Frame 1 (no input): blank canvas, image omitted
Frame 60 (the mouse pressed at the canvas centre just before this capture): blank canvas, image omitted
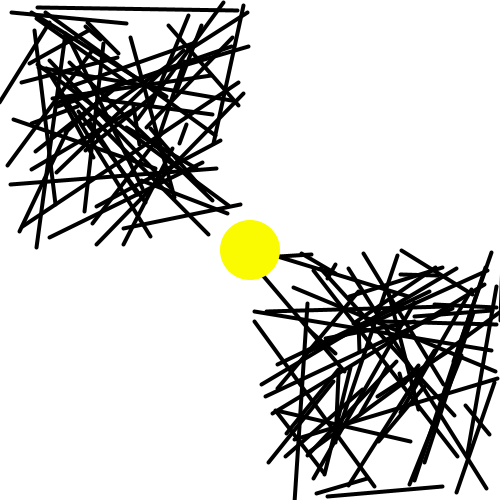
Frame 120 (the mouse held since frame 60 and released just before this capture)

The Processing sketch whose frames 1 and 60 were blank and that drew this single picture after the mouse press (run headless with seeded random() and noise(); from frame 60 on, the mouse is pressed at the canvas centre):

// Processing sketch: processing_53481
// ── processing_53481.pde

float value = 0;
int time = 2;
int prex = 0;
int prey = 0;

void setup() {
background(255);
size(500, 500);
smooth();
}
void draw() {

  if(keyPressed == true) {
     if(key == ' ') {
      setup();
     } 
    }  
  
  fill(mouseX, mouseY, value);
  
  noStroke();
  
  if(mousePressed == true){
    
    time = time + 1;
    
     if(time >= 150) {
      time = time - 1;
    }
    
    if((time % 2) > 0) {
      prex = mouseX;
      prey = mouseY;
    }
    
    ellipse(mouseX, mouseY, time, time);
    stroke(0);
    strokeWeight(4);
    line((prex + random(255)), (prey + random(255)), (mouseX + random(255)), (mouseY + random(255)));
    stroke(0);
    strokeWeight(4);
    line((prex - random(255)), (prey - random(255)), (mouseX - random(255)), (mouseY - random(255)));
  } else {
      time = 0;
    }
}

void mouseMoved() {
  value = random(255);
}


                
                
